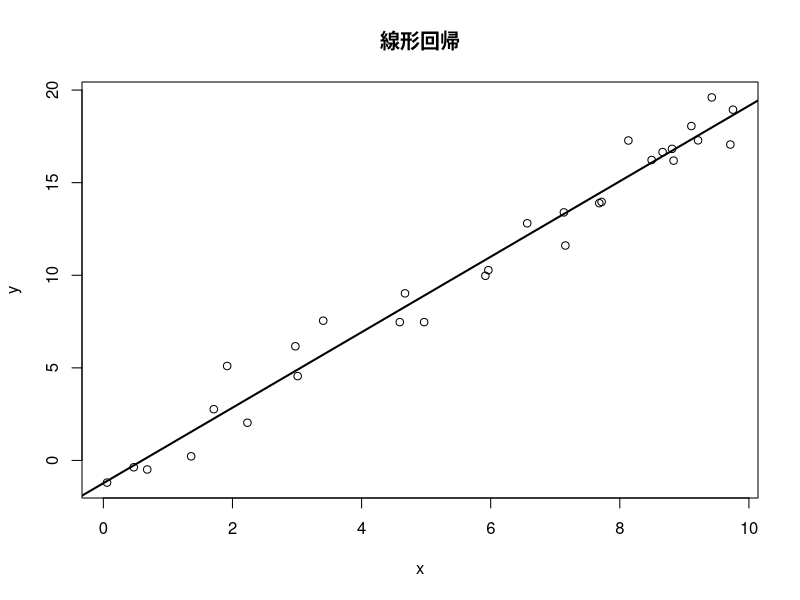

Recreate this plot in R.
# 散布図を作成する
x <- runif(30, 0, 10)
y <- 2 * x - 1 + rnorm(x)
plot(x, y, main = "線形回帰")

# 回帰直線を重ね合わせる
model <- lm(y ~ x)
abline(model, lwd = 2)